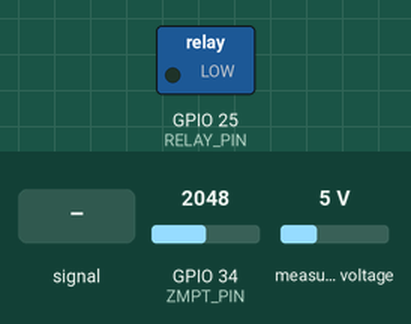
Recording of a sketch running on a simulated ESP32. Shown: switched loads named in the sketch (green lamp = pin HIGH). The test bench sets the inputs (shaded band); at power-on: GPIO 34 (ZMPT_PIN) = 2048, measured voltage 5 V (analog values on the 0–4095 scale). WiFi joins after 1.5 s; servers stay silent unless stated; what the sketch prints to the serial monitor is not drawn.

Above: at 14.4 s.
14.5 s: GPIO 34 (ZMPT_PIN) fed a 50 Hz sine of ±1228 counts around its level
At 26.2 s:
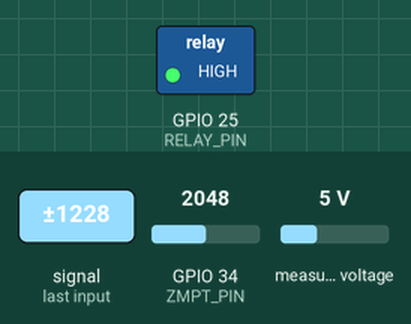
26.5 s: GPIO 34 (ZMPT_PIN) set to 2866
At 38.2 s:
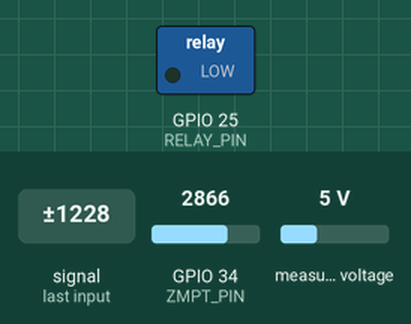
Timing chart, 0 to 39.7 s (numbered marks = the images above; inputs shaded):
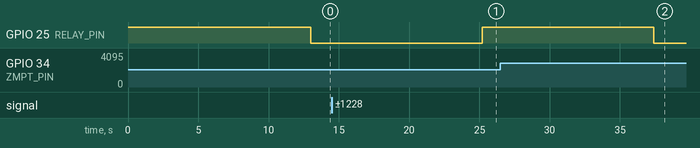

The sketch:

freqrelay.ino
```cpp
/*************** BLYNK TEMPLATE INFO ****************/
#define BLYNK_TEMPLATE_ID "TMPL3ueDwd5N1"
#define BLYNK_TEMPLATE_NAME "Overvoltage"
#define BLYNK_AUTH_TOKEN "9pHGIIX4DRs-fZLlxbCKdTy1W_loj5Cq"
/****************************************************/

#include <WiFi.h>
#include <BlynkSimpleEsp32.h>
#include <ZMPT101B.h>

// ------------------- CONFIG -------------------
#define ZMPT_PIN 34
#define VOLTAGE_CALIBRATION 694
#define HYSTERESIS 50
#define SAMPLE_INTERVAL 1000
#define MIN_CROSS_INTERVAL 8
#define AVERAGE_COUNT 5
#define ADC_RES 4095.0
#define RELAY_PIN 25
// ------------------------------------------------

char ssid[] = "Puni";
char pass[] = "1234567890";

ZMPT101B voltageSensor(ZMPT_PIN);

unsigned long freqOutOfRangeStart = 0;
bool tripActive = false;

void setup() {
  Serial.begin(115200);
  analogReadResolution(12);
  analogSetAttenuation(ADC_11db);
  voltageSensor.setSensitivity(VOLTAGE_CALIBRATION);

  pinMode(RELAY_PIN, OUTPUT);
  digitalWrite(RELAY_PIN, HIGH);  // Relay ON initially

  Serial.println("Connecting to WiFi...");
  WiFi.begin(ssid, pass);
  while (WiFi.status() != WL_CONNECTED) {
    delay(500);
    Serial.print(".");
  }
  Serial.println("\nWiFi connected");

  Blynk.begin(BLYNK_AUTH_TOKEN, ssid, pass);
  Serial.println("Blynk connected");
}

void loop() {
  Blynk.run();

  float freqSum = 0, vrmsSum = 0;

  for (int n = 0; n < AVERAGE_COUNT; n++) {
    float Vrms = voltageSensor.getRmsVoltage();

    int zeroCrossCount = 0;
    bool lastPositive = false;
    unsigned long lastCrossTime = 0;
    unsigned long startTime = millis();
    const int OFFSET = 2048;

    while (millis() - startTime < SAMPLE_INTERVAL) {
      int sensorValue = analogRead(ZMPT_PIN);
      unsigned long now = millis();

      if (!lastPositive && sensorValue > (OFFSET + HYSTERESIS)) {
        if (now - lastCrossTime > MIN_CROSS_INTERVAL) {
          zeroCrossCount++;
          lastCrossTime = now;
        }
        lastPositive = true;
      }
      if (sensorValue < (OFFSET - HYSTERESIS))
        lastPositive = false;
    }

    float frequency = zeroCrossCount / (SAMPLE_INTERVAL / 1000.0);
    freqSum += frequency;
    vrmsSum += Vrms;
  }

  float avgFreq = freqSum / AVERAGE_COUNT;
  float avgVrms = vrmsSum / AVERAGE_COUNT;

  Serial.print("Avg Frequency: ");
  Serial.print(avgFreq, 2);
  Serial.print(" Hz\tRMS Voltage: ");
  Serial.print(avgVrms, 2);
  Serial.println(" V");

  // Send data to Blynk
  Blynk.virtualWrite(V0, avgVrms);
  Blynk.virtualWrite(V1, avgFreq);

  // -------- Relay Trip Logic --------
  if (avgFreq < 48.5 || avgFreq > 51.5) {
    if (freqOutOfRangeStart == 0)
      freqOutOfRangeStart = millis();

    if (millis() - freqOutOfRangeStart >= 4000 && !tripActive) {
      digitalWrite(RELAY_PIN, LOW); // Trip relay
      tripActive = true;
      Blynk.virtualWrite(V2, 1);    // Trip status flag
      Serial.println("⚠️ Frequency out of range — RELAY TRIPPED!");
    }
  } else {
    freqOutOfRangeStart = 0;
    if (tripActive) {
      digitalWrite(RELAY_PIN, HIGH); // Reset relay
      tripActive = false;
      Blynk.virtualWrite(V2, 0);
      Serial.println("✅ Frequency back to normal — Relay reset.");
    }
  }

  delay(1000);
}
```

Measured:
- after the input at 14.5 s, GPIO 25 (RELAY_PIN): LOW → HIGH after 10.7 s
- after the input at 26.5 s, GPIO 25 (RELAY_PIN): HIGH → LOW after 10.9 s
